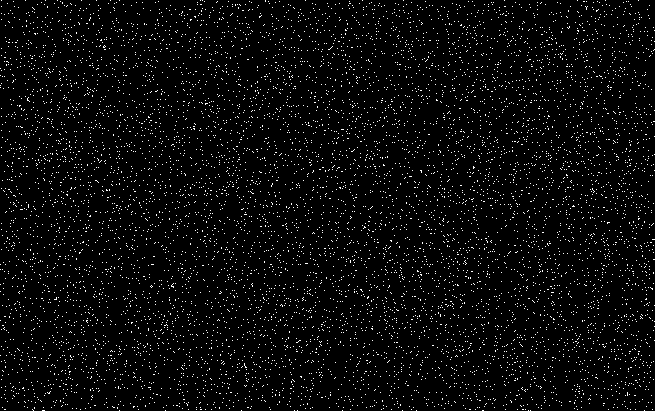
%> input picture Prática/TP1 - 19.2/TP1/image_TP1_2023_1.png, 655 x 411 px
$ octave --eval "result = svpi2023_TP1_98012;"   (GNU Octave 9; MATLAB toolbox functions it lacks are replaced by stand-ins)
%> lines starting %> are read from the running program, lines starting %| are printed output that depends on the picture; in (x1, y1, x2, y2) boxes, pixels count from 0 and x2, y2 are one past the last pixel; in counts of white or black regions, pixels touching at a corner belong together; the program's own positions count from 1
function [nnnnnn,a1,a2,a3,a4,a5,a6,a7,a8] = svpi2023_TP1_98012()

% agr1 = 4, arg2 = 23
% Q2----------------------------------------------------------------
%     17    19     1
%
% Q8----------------------------------------------------------------
%    403    18
%
% Q1----------------------------------------------------------------
%    115    57   198    56   206
%
% Q5----------------------------------------------------------------
%      3   107   153   532    82     4   101   263   450   120
%
% Q4----------------------------------------------------------------
%     86   241    15    -5
%
% Q7----------------------------------------------------------------
%      1     1     1     1     0     1     0     0     0     1     0     1     1     1     1     0     1
%      1     0     0     0     0     1     0     0     0     1     0     1     0     0     1     0     1
%      1     1     1     1     0     0     1     0     1     0     0     1     1     1     1     0     1
%      0     0     0     1     0     0     1     0     1     0     0     1     0     0     0     0     1
%      1     1     1     1     0     0     0     1     0     0     0     1     0     0     0     0     1
%
% Q6----------------------------------------------------------------
%      6     7     5     9
%
% Q3----------------------------------------------------------------
%      0     1     0
%      1     1     1
%      0     1     0


Img1 = im2double(imread('image_TP1_2023_1.png'));
%> Img1: size 411x655 double; values 0 (black) and 1 (white), 3.6% white in thin lines or dots
Img2 = im2double(imread('image_TP1_2023_2.png'));
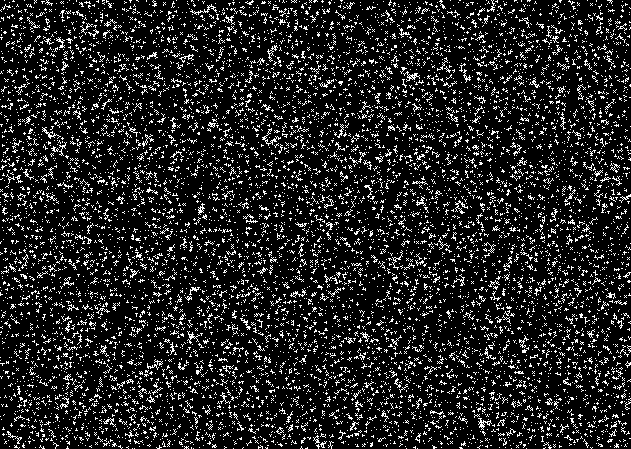
%> input picture Prática/TP1 - 19.2/TP1/image_TP1_2023_2.png, 631 x 449 px
%> Img2: size 449x631 double; values 0 (black) and 1 (white), 13.4% white in thin lines or dots
Img3 = im2double(imread('image_TP1_2023_3.png'));
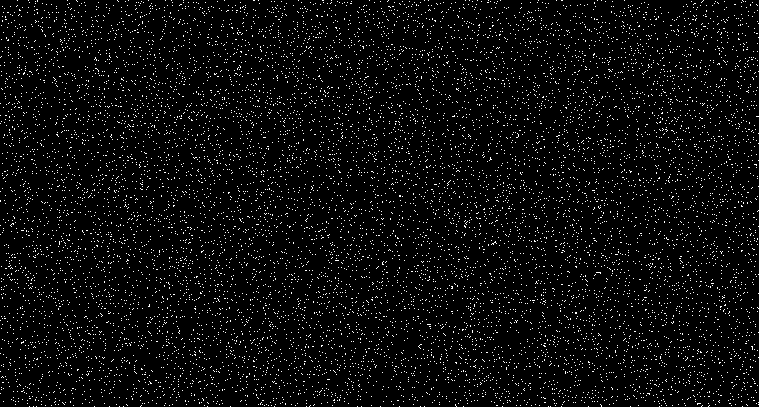
%> input picture Prática/TP1 - 19.2/TP1/image_TP1_2023_3.png, 759 x 407 px
%> Img3: size 407x759 double; values 0 (black) and 1 (white), 4.2% white in thin lines or dots
Img4 = im2double(imread('image_TP1_2023_4.png'));
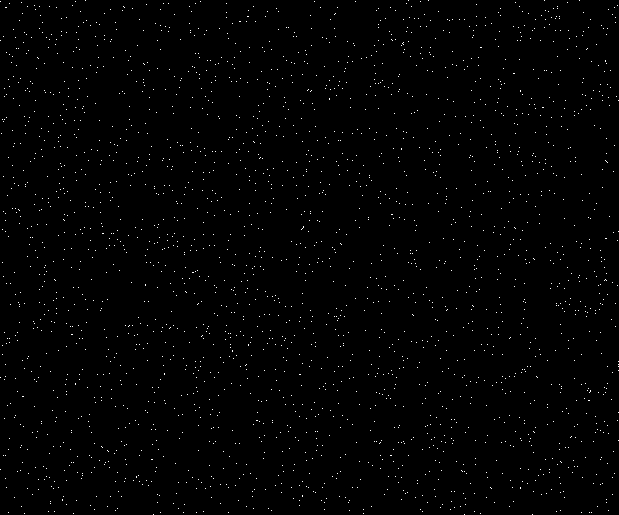
%> input picture Prática/TP1 - 19.2/TP1/image_TP1_2023_4.png, 619 x 515 px
%> Img4: size 515x619 double; values 0 (black) and 1 (white), 0.81% white in thin lines or dots
Img5 = im2double(imread('image_TP1_2023_5.png'));
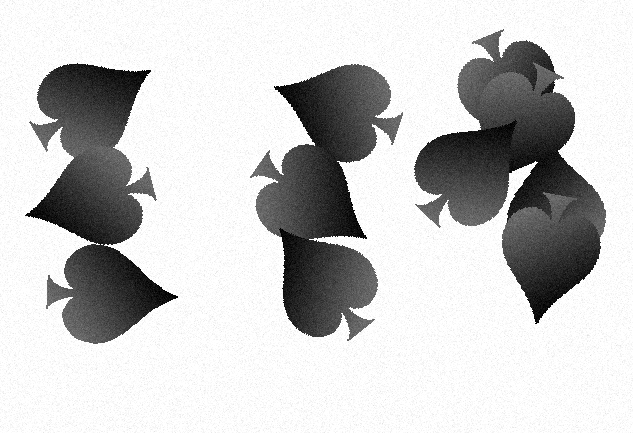
%> input picture Prática/TP1 - 19.2/TP1/image_TP1_2023_5.png, 633 x 433 px
%> Img5: size 433x633 double; min 0, max 1, mean 0.786

Q3 = [0 1 0;1 1 1;0 1 0];

Q7 = [1     1     1     1     0     1     0     0     0     1     0     1     1     1     1     0     1
      1     0     0     0     0     1     0     0     0     1     0     1     0     0     1     0     1
      1     1     1     1     0     0     1     0     1     0     0     1     1     1     1     0     1
      0     0     0     1     0     0     1     0     1     0     0     1     0     0     0     0     1
      1     1     1     1     0     0     0     1     0     0     0     1     0     0     0     0     1];

%nnnnnn -- o num mec do aluno
nnnnnn=98012;

a1 = f1(115, 57, 198, 56, 206, Img1);

a2 = f2(17,19,1, Img1);

a3 = f3(Q3, Img2);

a4 = f4(86, 241, 15, -5, Img2);

a5 = f5(3, 107, 153, 532, 82, 4, 101, 263, 450, 120, Img3);

a6 = f6(6, 7, 5, 9, Img3);

a7 = f7(Q7, Img4);

a8 = f8(403, 18, Img5);


function count = f1(w,h1,h2,v1,v2,A)
%> called with w = 115, h1 = 57, h2 = 198, v1 = 56, v2 = 206
% As faixas atravessam a imagem até aos seus bordos. NB. Pode acontecer
% que alguma das faixas ultrapasse os limites direito ou inferior da
% imagem: nesses casos, a região fora da imagem não será levada em conta.
% As faixas paralelas nunca se sobrepõem entre si.

% como são apenas as faixas direita e inferior apenas o h2 e v2 podem
% passar, pelo q o if so precisa verificar esses casos

    if w+h2 >= size(A,1)
        limite_lin = size(A,1);
    else
        limite_lin = w+h2-1;
    end

    if w+v2 >= size(A,2)
        limite_col = size(A,2);
    else
        limite_col = w+v2-1;
    end


    h = zeros(size(A));
    v = zeros(size(A));

    % cria as faixas brancas com base nos limites
    h(h1:h1+w-1,:) = 1;
%> h: size 411x655 double; values 0 (black) and 1 (white), 28% white; 1 white region, box (x1, y1, x2, y2) and area: (0, 56, 655, 171) 75325
    h(h2:limite_lin,:) = 1;
%> h: size 411x655 double; values 0 (black) and 1 (white), 56% white; 3 black regions, box (x1, y1, x2, y2) and area: (0, 312, 655, 411) 64845, (0, 0, 655, 56) 36680, (0, 171, 655, 197) 17030
    v(:,v1:v1+w-1) = 1;
%> v: size 411x655 double; values 0 (black) and 1 (white), 17.6% white; 1 white region, box (x1, y1, x2, y2) and area: (55, 0, 170, 411) 47265
    v(:,v2:limite_col) = 1;
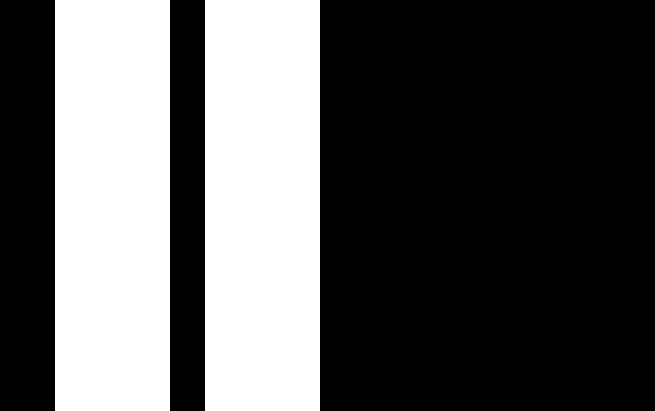
%> v: size 411x655 double; values 0 (black) and 1 (white), 35.1% white; 2 white regions, box (x1, y1, x2, y2) and area: (55, 0, 170, 411) 47265, (205, 0, 320, 411) 47265

    mask = and(h,v); % junção das 4 faixas (ideia - xor aula 5)

    count = sum(sum(A(mask)));
%> count = 1919
end

function count = f2(nrows, ncols, nwhites,img)
%> called with nrows = 17, ncols = 19, nwhites = 1
    F = ones(nrows, ncols); % filtro de 1's -> pois - 1*preto = 0 e 1*branco = 1

    X = filter2(F,img); % aplicar o filtro

    count = 0;
    for i=1:size(X,1)
        for j=1:size(X,2)
            if( X(i,j) <= nwhites && img(i,j)==0 ) % se for menor que nwhites e se for um pixel preto
                count = count + 1;
            end
        end
    end
%> in svpi2023_TP1_98012, `a2 = f2(17,19,1, Img1);`: a2 = 80

end

function count = f3(F,img)
%> called with F = [0 1 0; 1 1 1; 0 1 0]

    % Como não é especificado como se quer resolvido o exercicio pode-se
    % usar filtros (semelhante ao ex2) ou então proceder a contagem dos
    % pixeis 1 a 1 como de seguida

    [nrows, ncols] = size(F);

    % Adicionar zeros ao redor da imagem para considerar pixels fora da borda
    % Nota guião -> Se for necessário considerar pixels para além dos limites
    % das imagens a analisar, o valor desses pixels será zero (preto).

    im_padded = padarray(img, [(nrows-1)/2, (ncols-1)/2], 0);

    % Quando se fala em pixel central, nrows e ncols são sempre ímpar pelo
    % que pode-se usar sempre a linha acima representada sem necessidade de
    % usar uma condição if por exemplo para verificar se são pares ou impares

    count = 0;

    % Percorrer cada pixel da imagem original
    for r = 1:size(img,1)
        for c = 1:size(img,2)
            % Obter a submatriz de vizinhança N8 centrada no pixel atual
            subim = im_padded(r:r+nrows-1, c:c+ncols-1);

            if subim == F % se a vizinhança esta de acordo com o pretendido
                % Incrementar a contagem
                count = count + 1;
            end
        end
    end
%> in svpi2023_TP1_98012, `a3 = f3(Q3, Img2);`: a3 = 571

end

function count = f4(L,x,y,ang,A)
%> called with L = 86, x = 241, y = 15, ang = -5

    S = true(L); % quadrado (branco) de lados L

    % ideia - aula 3

    [lins,cols]=size(A); % size da imagem
%> lins = 449; cols = 631
    T = trans(x,y)*rot(ang); % rotação em torno do canto superior esquerdo
    T = T*trans(-1,-1); % devido à indexação translaciona-se para baixo e para esquerda para ficar no ponto certo
    Ri = affine2d(T'); % dimensões e coordenadas dos limites da imagem de entrada
    Ro = imref2d([lins cols]); % dimensões da imagem de saida
    temp = imwarp(S,Ri,'OutputView',Ro,'SmoothEdges',true,'interp','nearest');

    F = [-1 -1 -1; -1 -8 -1; -1 -1 -1]; % filtro para pontos não isolados
    X = filter2(F,A); % aplicar o filtro à imagem

    % Como queremos o número de pontos não isolados e branco = 1 e preto =
    % 0, basta ver quantos pontos, na zona de interesse, tem valor < que -8
    count = sum(sum(X(temp)<-8));
%> count = 939

end


function count = f5(cp1, ri1, re1, x01, y01, cp2, ri2, re2, x02, y02, A)
    % verificar qual o tipo da coroa 1
    if cp1 == 1
        h = desenho1(ri1, re1, x01, y01,A);
    elseif cp1 == 2
        h = desenho2(ri1, re1, x01, y01,A);
    elseif cp1 == 3
        h = desenho3(ri1, re1, x01, y01,A);
%> after the loop in desenho3, `for i=1:size(A,2)`: h: size 407x759 double; values 0 (black) and 1 (white), 16% white; 1 white region, box (x1, y1, x2, y2) and area: (378, 0, 685, 235) 49430
    elseif cp1 == 4
        h = desenho4(ri1, re1, x01, y01,A);
    end

    % verificar qual o tipo da coroa 2
    if cp2 == 1
        v = desenho1(ri2, re2, x02, y02,A);
    elseif cp2 == 2
        v = desenho2(ri2, re2, x02, y02,A);
    elseif cp2 == 3
        v = desenho3(ri2, re2, x02, y02,A);
    elseif cp2 == 4
        v = desenho4(ri2, re2, x02, y02,A);
%> after the loop in desenho4, `for i=1:size(A,2)`: h: size 407x759 double; values 0 (black) and 1 (white), 11% white; 1 white region, box (x1, y1, x2, y2) and area: (318, 0, 581, 251) 34008
    end

    mask = and(h,v); % vê a interseção (ideia - xor aula 5)
%> mask: size 407x759 logical; 3.5% white; 2 white regions, box (x1, y1, x2, y2) and area: (465, 134, 581, 235) 5973, (384, 0, 581, 42) 4895
    count = sum(sum(A(mask)));
%> count = 448
    % como os pontos brancos valem 1 e os pretos 0
    % basta fazer a soma dos elementos da matriz para obter o número
    % de pontos brancos

end

function count = f6(N, L, med1, med2,img)
%> called with N = 6, L = 7, med1 = 5, med2 = 9

    % bordos a preto
    img([1:N-1,end-N+2:end],:) = 0;
    img(:,[1:N-1,end-N+2:end]) = 0;
%> img: size 407x759 double; values 0 (black) and 1 (white), 4.1% white in thin lines or dots

    % filtro para pontos isolados - aula 4
    F = [-1 -1 -1; -1 8 -1; -1 -1 -1];
    X = filter2(F, img); % aplicar o filtro
%> X: size 407x759 double

    for i=1:size(img,1)
        for j=1:size(img,2)
            if X(i,j) == 8 || X(i,j) == -8 % pontos isolados: -8 -> ponto preto rodeado por brancos
                                           %                   8 -> ponto branco rodeado por pretos

               % Definção dos limites do quadrado de lado L

               % limite esquerdo linha
               if i <= (L-1)/2
                   lim_lin1 = i-1;
               else
                   lim_lin1 = (L-1)/2;
               end

               % limite direito linha
               if i + (L-1)/2 >= size(img,1)
                   lim_lin2 = size(img,1)-i-1;
               else
                   lim_lin2 = (L-1)/2;
               end

               % limite esquerdo coluna
               if j <= (L-1)/2
                   lim_col1 = j-1;
               else
                   lim_col1 = (L-1)/2;
               end

               % limite direito coluna
               if j + (L-1)/2 >= size(img,2)
                   lim_col2 = size(img,2)-j-1;
               else
                   lim_col2 = (L-1)/2;
               end

               % Cria o quadrado de lado L centrado no ponto isolado
               img(i-lim_lin1:i+lim_lin2, j-lim_col1:j+lim_col2) = 1;

            end

        end
    end
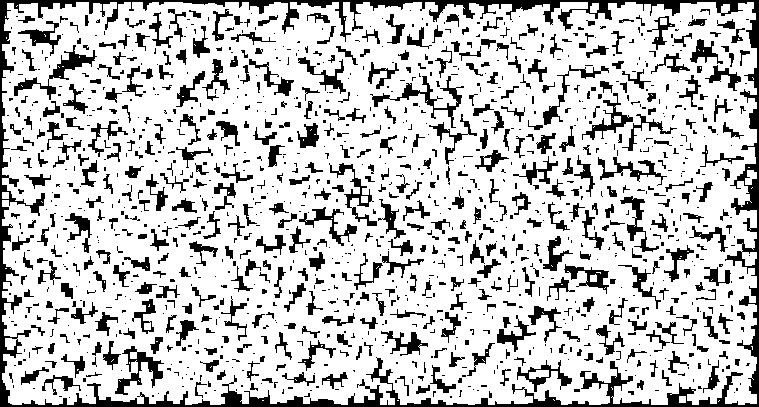
%> img: size 407x759 double; values 0 (black) and 1 (white), 78% white; 1222 black regions (742 under 20 px), largest, box (x1, y1, x2, y2) and area: (0, 0, 759, 407) 15834, (14, 45, 97, 100) 835, (370, 76, 464, 128) 814
%> after the loop, lim_col1 = 3; lim_col2 = 3; lim_lin1 = 3; lim_lin2 = 3

    img_med_old = img; % imagem antiga f(n)
    % img_med -> imagem apos mediana f(n+1)

    count = 1; % contador de tentativas
    while true
        img_med = medfilt2(img_med_old, [med1,med2]); % aplica o filtro de mediana de dimensões (med1,med2)
        if img_med == img_med_old % se for igual estabilizou
            break;
        end
        img_med_old = img_med; % senão continua-se
        count = count + 1; % incrementa-se o contador
    end
%> after the loop, count = 53
end

function count = f7(filter,img)

    [nrows, ncols] = size(filter);
    im_padded = padarray(img, [nrows, ncols], 0); % aumenta a imagem com pixeis pretos nos bordos
%> im_padded: size 525x653 double; values 0 (black) and 1 (white), 0.75% white in thin lines or dots
    ip_copy = im_padded; % guarda uma copia

    nr = (nrows-1)/2;
    nc = (ncols-1)/2;
    count = 0;

    % filtro f2 é um filtro igual ao filter mas com mais 2 linhas e duas
    % colunas (exteriores) com valor 0.1
    % estes valores servem para obrigar a que cada padrão tenha uma
    % linha/coluna de intervalo entre o próximo padrão
    f2 = zeros(nrows+2,ncols+2);
    f2(2:end-1,2:end-1) = filter;

    f2(1,:) = 0.1;
    f2(end,:) = 0.1;
    f2(:,1) = 0.1;
    f2(:,end) = 0.1;

    % f3 é igual ao filter só que o centro é 2 em vez de 1
    % isto deve-se ao facto que no for seguinte se vai somar então 1+1=2
    f3 = filter; f3((nrows+1)/2,(ncols+1)/2) = 2;

    for r=1:size(im_padded,1)
        for c=1:size(im_padded,2)
            if im_padded(r,c) == 1 % ve se o pixel é branco
                ip_copy(r-nr-1 : r+nr+1,c-nc-1:c+nc+1) = ip_copy(r-nr-1 : r+nr+1,c-nc-1:c+nc+1) + f2; % soma o filtro f2 a imagem
            end
        end
    end


    for r=1:size(ip_copy,1)
        for c=1:size(ip_copy,2)
            if ip_copy(r,c) == 2 % ve se o pixel é branco
                if ip_copy(r-nr : r+nr,c-nc:c+nc) == f3 % se for igual ao f3 quer dizer que se pode desenhar o padrão
                    count = count +1;
                end
            end
        end
    end
%> after the loop, count = 128

end

function count = f8(v,inc,img)
%> called with v = 403, inc = 18

    minSize = v - inc; % tamanho minimo da aresta
    maxSize = v + inc; % tamanho máximo da aresta

    B = edge(img,'log'); % encontra as edges
%> B: size 433x633 logical; 1.5% white in thin lines or dots, all inside (x1, y1, x2, y2) = (24, 27, 611, 345)
    % como as arestas de B podem não ter contornos fechados -> aplicar segunda ordem
    % opção log foi a escolhida porque foi a que obteve melhores resultados

    % ideia - aula 6
    [L,N] = bwlabel(B);
%> L: size 433x633 double; 244 distinct labels, from 0 to 243
%> N = 243

    count = 0;
    for k=1:N
        C = (L==k); % aresta
        tamanho = sum(sum(C)); % tamanho da aresta
        if (tamanho >= minSize && tamanho <= maxSize) % se esta dentro dos limites
            count = count + 1; % incrementa-se o contador
        end
    end
%> this loop made 243 passes
%> (tamanho, count) on pass 7: (392, 1)
%> tamanho on passes 1 to 6: 729, 2, 1, 1, 2, 3
%> pass 2, in f8, `C = (L==k);`:
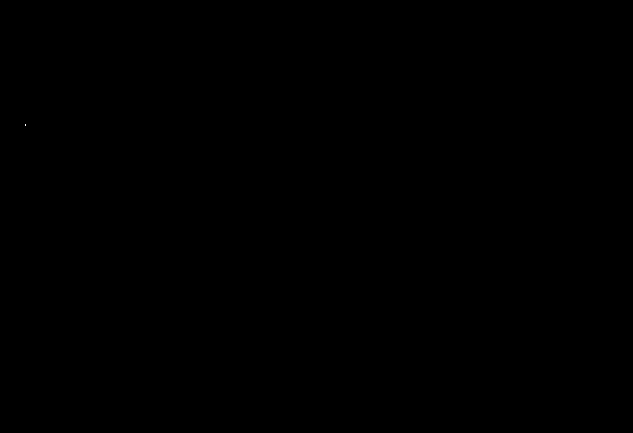
%> C: size 433x633 logical; 0% white in thin lines or dots, all inside (x1, y1, x2, y2) = (25, 124, 26, 126)
end

%%%%%%%%%%%%%%%%%%%%%%%%%%%%%%%%%%%%%%%%%%%%%%%%%%%%%%%%%%%%%%%%%%%%%%%%%%%
% funções adicionais - ex 4

function R = rot(a)
    R = [cosd(a) -sind(a) 0 ; sind(a) cosd(a) 0; 0 0 1]; % angulo 'a' está em graus
end

function T = trans(vx,vy)
    T = [1 0 vx; 0 1 vy; 0 0 1];
end

%%%%%%%%%%%%%%%%%%%%%%%%%%%%%%%%%%%%%%%%%%%%%%%%%%%%%%%%%%%%%%%%%%%%%%%%%%%
% funções adicionais - ex 5

function h = desenho1(ri,re,x0,y0,A)
    % coroa circular (circular fora e dentro)
    h = zeros(size(A));
    for i=1:size(A,2)
        for j=1:size(A,1)
            dist = (i-x0)^2+(j-y0)^2;
            if dist <= re^2 && dist >= ri^2
                h(j,i) = 1;
            end
        end
    end
end

function h = desenho2(ri,re,x0,y0,A)
    % quadrangular (quadrangular fora e dentro)
    h = zeros(size(A));

    if rem(ri,2) == 0
        dist_i = ri/2;
    else
        dist_i = floor((ri-1)/2);
    end

    if rem(re,2) == 0
        dist_e = re/2;
    else
        dist_e = floor((re-1)/2);
    end


    for i=1:size(A,2)
        for j=1:size(A,1)
            if ((i>= x0-dist_e && i<=x0-dist_i) || (i>= x0+dist_i && i<=x0+dist_e) || (j>= y0-dist_e && j<=y0-dist_i) || (j>= y0+dist_i && j<=y0+dist_e)) && ...
                (i>= x0-dist_e && i<= x0+dist_e) && (j>= y0-dist_e && j<= y0+dist_e)
                    h(j,i) = 1;
            end

        end
    end
end


function h = desenho3(ri,re,x0,y0,A)
    % circular pelo exterior e quadrangular pelo interior
    h = zeros(size(A));

    if rem(ri,2) == 0
        dist_i = ri/2;
    else
        dist_i = floor((ri-1)/2);
    end

    for i=1:size(A,2)
        for j=1:size(A,1)
            dist = (i-x0)^2+(j-y0)^2;
            if (i<=x0-dist_i || i>=x0+dist_i || j<=y0-dist_i || j>=y0+dist_i)
                if dist <= re^2
                    h(j,i) = 1;
                end
            end
        end
    end
end

function h = desenho4(ri,re,x0,y0,A)
    % quadrangular pelo exterior e circular pelo interior
    h = zeros(size(A));

    if rem(re,2) == 0
        dist_e = re/2;
    else
        dist_e = floor((re-1)/2);
    end

    for i=1:size(A,2)
        for j=1:size(A,1)
            dist = (i-x0)^2+(j-y0)^2;
            if dist >= ri^2
                if (i>=x0-dist_e && i<=x0+dist_e && j>=y0-dist_e && j<=y0+dist_e)
                    h(j,i) = 1;
                end
            end
        end
    end
end
%%%%%%%%%%%%%%%%%%%%%%%%%%%%%%%%%%%%%%%%%%%%%%%%%%%%%%%%%%%%%%%%%%%%%%%%%%%

end
%> in svpi2023_TP1_98012, `a8 = f8(403, 18, Img5);`: a8 = 1
%> `result = svpi2023_TP1_98012;`: result = 98012
